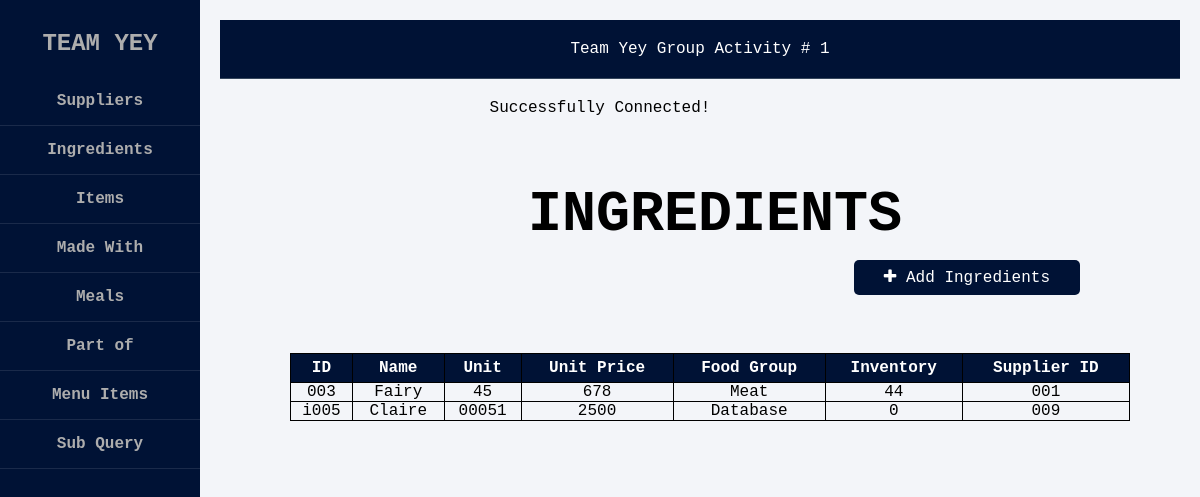
The app's page /ingredients.php with its own data.
### tables this page shows
CREATE TABLE `ingredients` (
  `ingredientid` char(5) NOT NULL,
  `name` varchar(30) NOT NULL,
  `unit` char(10) NOT NULL,
  `unitprice` int(5) NOT NULL,
  `foodgroup` char(15) NOT NULL,
  `inventory` int(30) NOT NULL,
  `supplierid_FK` char(5) NOT NULL
);

### ingredients.php (the view, shortened to what this page needs)
<?php
    include ("homepage.php");
	require_once("connection.php");
    $sql = "SELECT * FROM ingredients";
    $result = mysqli_query($conn, $sql);
?>
<!DOCTYPE html>
<html lang="en">
<head>
    <link rel="stylesheet" href="https://cdnjs.cloudflare.com/ajax/libs/font-awesome/4.7.0/css/font-awesome.min.css">
    <link href="suppliers.css" rel="stylesheet" type="text/css">
</head>
<body>
<div class="sidebar">
<br>
<br>
    <h1>INGREDIENTS</h1>
    <a href ="add_ingredients.php"> <button class="button button1"><i class="fa fa-plus"></i> Add Ingredients</button></a><br><br><br>
    <center>
    <table style = "width: 70%;">
        <tr>
	        <th>ID</th>
	        <th>Name</th>
            <th>Unit</th>
	        <th>Unit Price</th>
            <th>Food Group</th>
            <th>Inventory</th>
            <th>Supplier ID</th>
        </tr>
        <?php
            while($ingredients = mysqli_fetch_assoc($result)){
        ?>
        <tr>
            <td><?php echo $ingredients["ingredientid"]; ?></td>
            <td><?php echo $ingredients["name"]; ?></td>
            <td><?php echo $ingredients["unit"]; ?></td>
            <td><?php echo $ingredients["unitprice"]; ?></td>
            <td><?php echo $ingredients["foodgroup"]; ?></td>
            <td><?php echo $ingredients["inventory"]; ?></td>
            <td><?php echo $ingredients["supplierid_FK"]; ?></td>
        </tr>
        <?php
                }
	    ?>
    </table>
    </center>
</div>
</body>
</html>

### index.css (style rules this page uses)
* { margin: 0; padding: 0; box-sizing: border-box; list-style: none; text-decoration: none; font-family: 'Century Gothic', monospace; }
body { background-color: #f3f5f9; }
.sidebar { display: flex; flex-direction: column; justify-content: flex-start; text-align: center; height: 100%; padding-top: 30px; overflow-y: auto; z-index: 1; transition: width 0.3s ease; }

### suppliers.css (style rules this page uses)
body { text-align: center; }
h1 { display: flex; justify-content: center; margin-left: 230px; font-size: 1.5cm; }
.button { border: none; color: white; text-align: center; text-decoration: none; display: inline-block; font-size: 16px; margin: 4px 2px; transition-duration: 0.5s; cursor: pointer; border-radius: 5px; }
.button1 { background-color: #001235; color: white; float: right; margin-right: 120px; padding: 8px 30px; margin-top: 13px; }
table { border: .5px solid rgb(0, 0, 0); border-collapse: collapse; margin-left: 220px; padding: 5px 0px 5px 0px; text-align: center; }
tr, td { border: .5px solid rgb(0, 0, 0); border-collapse: collapse; margin-left: 230px; text-align: center; }
th { border: .5px solid rgb(0, 0, 0); border-collapse: collapse; margin-left: 220px; padding: 5px 0px 5px 0px; text-align: center; color: #ffffff; background-color: #001235; }

### records on screen
ingredients: ingredientid "003", name "Fairy", unit "45", unitprice "678", foodgroup "Meat", inventory "44", supplierid_FK "001"
ingredients: ingredientid "i005", name "Claire", unit "00051", unitprice "2500", foodgroup "Database", inventory "0", supplierid_FK "009"
